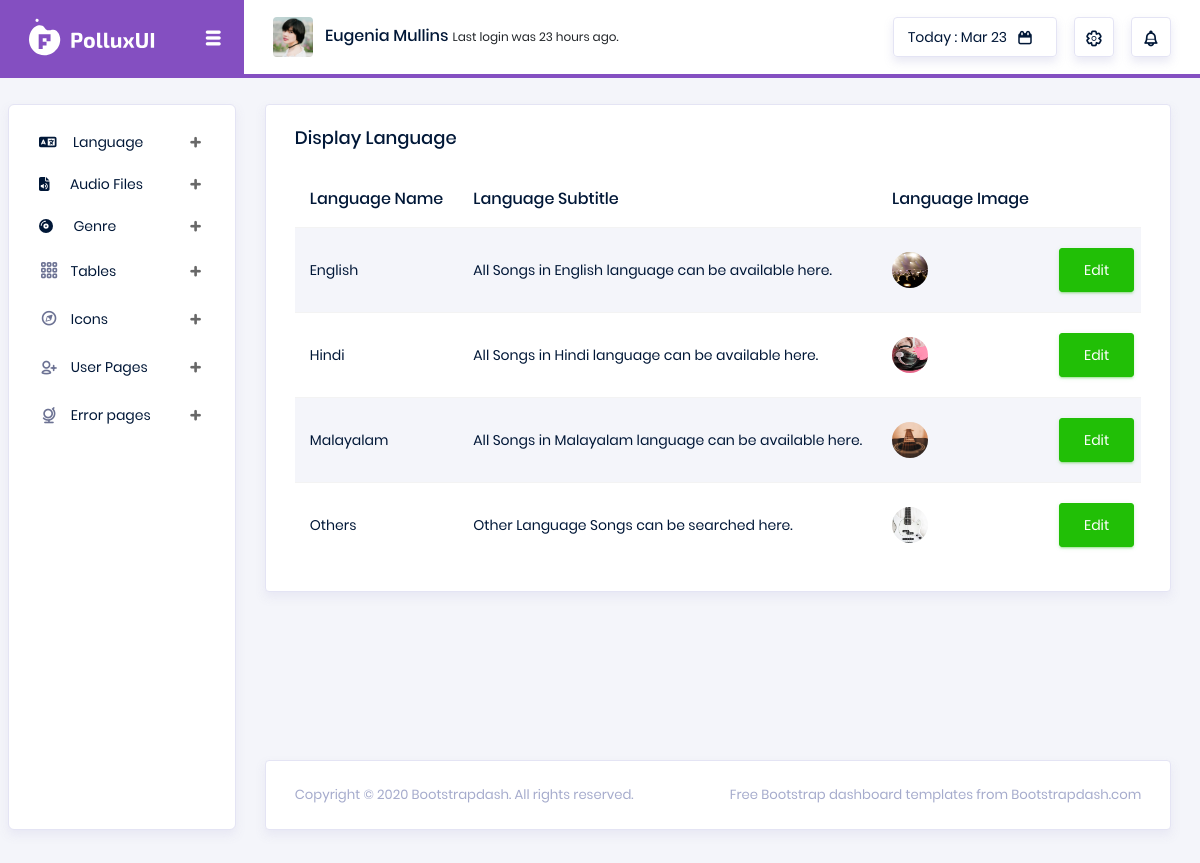
Page /backend/display-language/ on the committed database.
### backend/models.py (models this page shows)
class LanguageDb(models.Model):
    Language_Name = models.CharField(max_length=255, null=True, blank=True)
    Language_Subtitle = models.CharField(max_length=255, null=True, blank=True)
    Language_Image = models.ImageField(upload_to='language', null=True, blank=True)

### backend/views.py (the view)
# urls.py: path('display-language/', views.displaylang, name='displaylang'),
def displaylang(request):
    lang = LanguageDb.objects.all()
    context = {'lang': lang}
    return render(request, 'lang/disp_lang.html', context)

### backend/templates/lang/disp_lang.html (shortened to what this page needs)
<!DOCTYPE html>
{% extends 'index.html' %}
{% block content %}
<html lang="en">
<head>
</head>
<body>
    <div class="card">
        <div class="card-body">
            <h4 class="card-title">Display Language</h4>
            <div class="table-responsive">
                <table class="table table-striped">
                    <thead>
                        <tr>
                            <th>Language Name</th>
                            <th>Language Subtitle</th>
                            <th>Language Image</th>
                        </tr>
                    </thead>
                    <tbody>
                        {% for i in lang %}
                        <tr>
                            <td>{{i.Language_Name}}</td>
                            <td>{{i.Language_Subtitle}}</td>
                            <td>
                                <img src="{{i.Language_Image.url}}" alt="image">
                            </td>
                            <td>
                                <form action="">
                                    <button type="submit" class="btn btn-success">
                                        <span>Edit</span>
                                    </button>
                                </form>
                            </td>
                        </tr>
                        {% endfor %}
                    </tbody>
                </table>
            </div>
        </div>
    </div>
</body>
</html>
{% endblock %}

### rows in the picture
LanguageDb: Language_Name "English", Language_Subtitle "All Songs in English language can be available here.", Language_Image (picture)
LanguageDb: Language_Name "Hindi", Language_Subtitle "All Songs in Hindi language can be available here.", Language_Image (picture)
LanguageDb: Language_Name "Malayalam", Language_Subtitle "All Songs in Malayalam language can be available here.", Language_Image (picture)
LanguageDb: Language_Name "Others", Language_Subtitle "Other Language Songs can be searched here.", Language_Image (picture)
